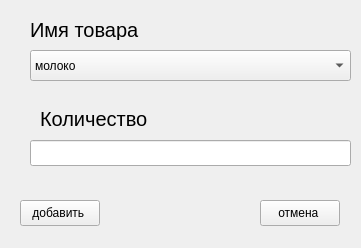
<?xml version="1.0" encoding="UTF-8"?>
<ui version="4.0">
 <class>Form</class>
 <widget class="QWidget" name="Form">
  <property name="geometry">
   <rect>
    <x>0</x>
    <y>0</y>
    <width>361</width>
    <height>248</height>
   </rect>
  </property>
  <property name="windowTitle">
   <string>добавление товары накладных</string>
  </property>
  <widget class="QComboBox" name="comboBox">
   <property name="geometry">
    <rect>
     <x>30</x>
     <y>50</y>
     <width>321</width>
     <height>31</height>
    </rect>
   </property>
   <item>
    <property name="text">
     <string>молоко</string>
    </property>
   </item>
   <item>
    <property name="text">
     <string>кефир</string>
    </property>
   </item>
   <item>
    <property name="text">
     <string>сахар</string>
    </property>
   </item>
   <item>
    <property name="text">
     <string>свинину </string>
    </property>
   </item>
   <item>
    <property name="text">
     <string>тушенку </string>
    </property>
   </item>
   <item>
    <property name="text">
     <string>творог</string>
    </property>
   </item>
  </widget>
  <widget class="QLineEdit" name="lineEdit_col">
   <property name="geometry">
    <rect>
     <x>30</x>
     <y>140</y>
     <width>321</width>
     <height>26</height>
    </rect>
   </property>
  </widget>
  <widget class="QPushButton" name="pb_add_goods_invoice">
   <property name="geometry">
    <rect>
     <x>20</x>
     <y>200</y>
     <width>80</width>
     <height>26</height>
    </rect>
   </property>
   <property name="text">
    <string>добавить </string>
   </property>
  </widget>
  <widget class="QPushButton" name="pb_cansel_goods_invoice">
   <property name="geometry">
    <rect>
     <x>260</x>
     <y>200</y>
     <width>80</width>
     <height>26</height>
    </rect>
   </property>
   <property name="text">
    <string>отмена </string>
   </property>
  </widget>
  <widget class="QLabel" name="label_coust">
   <property name="geometry">
    <rect>
     <x>40</x>
     <y>110</y>
     <width>121</width>
     <height>18</height>
    </rect>
   </property>
   <property name="font">
    <font>
     <pointsize>15</pointsize>
    </font>
   </property>
   <property name="text">
    <string>Количество </string>
   </property>
  </widget>
  <widget class="QLabel" name="label_name_tovar2">
   <property name="geometry">
    <rect>
     <x>30</x>
     <y>20</y>
     <width>181</width>
     <height>20</height>
    </rect>
   </property>
   <property name="font">
    <font>
     <pointsize>15</pointsize>
    </font>
   </property>
   <property name="text">
    <string>Имя товара </string>
   </property>
  </widget>
 </widget>
 <resources/>
 <connections/>
</ui>
